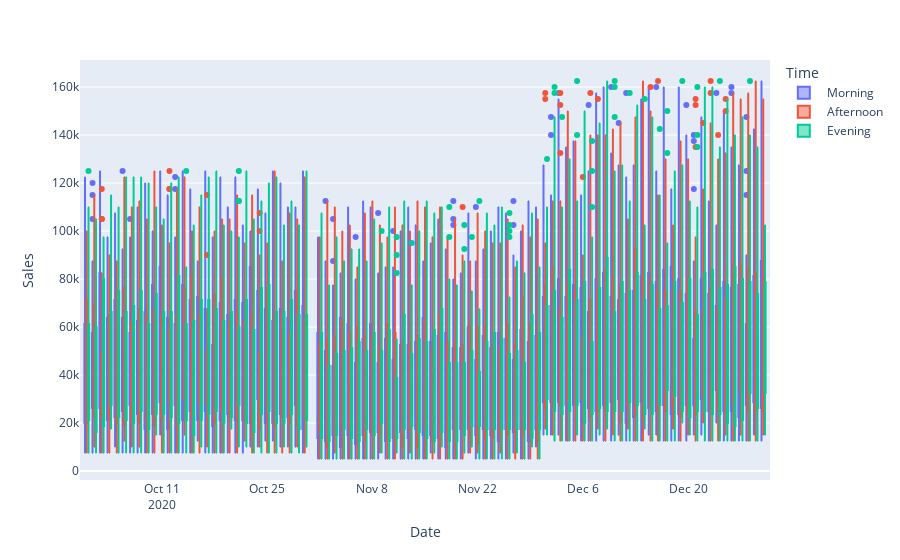

The notebook cell this image was saved under:
### Code cell
# Daily Sales Statistics grouped by Time of the Day.
fig = px.box(sales_df, x = 'Date', y='Sales', color='Time')
fig.update_traces(boxmean=True)
fig.show()

### Figure 1 — Plotly figure (JSON) as saved in the notebook; plotly's stock layout.template omitted (floating-point values rounded to 4 significant figures; data arrays with more than 128 entries replaced by an {"elided": "..."} marker saying what was removed)
{"data": [{"alignmentgroup": "True", "boxmean": true, "hovertemplate": "Time= Morning<br>Date=%{x}<br>Sales=%{y}<extra></extra>", "legendgroup": " Morning", "marker": {"color": "#636efa"}, "name": " Morning", "notched": false, "offsetgroup": " Morning", "orientation": "v", "showlegend": true, "type": "box", "x": {"elided": "2520 str values"}, "x0": " ", "xaxis": "x", "y": {"elided": "2520 int values"}, "y0": " ", "yaxis": "y"}, {"alignmentgroup": "True", "boxmean": true, "hovertemplate": "Time= Afternoon<br>Date=%{x}<br>Sales=%{y}<extra></extra>", "legendgroup": " Afternoon", "marker": {"color": "#EF553B"}, "name": " Afternoon", "notched": false, "offsetgroup": " Afternoon", "orientation": "v", "showlegend": true, "type": "box", "x": {"elided": "2520 str values"}, "x0": " ", "xaxis": "x", "y": {"elided": "2520 int values"}, "y0": " ", "yaxis": "y"}, {"alignmentgroup": "True", "boxmean": true, "hovertemplate": "Time= Evening<br>Date=%{x}<br>Sales=%{y}<extra></extra>", "legendgroup": " Evening", "marker": {"color": "#00cc96"}, "name": " Evening", "notched": false, "offsetgroup": " Evening", "orientation": "v", "showlegend": true, "type": "box", "x": {"elided": "2520 str values"}, "x0": " ", "xaxis": "x", "y": {"elided": "2520 int values"}, "y0": " ", "yaxis": "y"}], "layout": {"boxmode": "group", "legend": {"title": {"text": "Time"}, "tracegroupgap": 0}, "margin": {"t": 60}, "xaxis": {"anchor": "y", "domain": [0, 1], "title": {"text": "Date"}}, "yaxis": {"anchor": "x", "domain": [0, 1], "title": {"text": "Sales"}}}}
